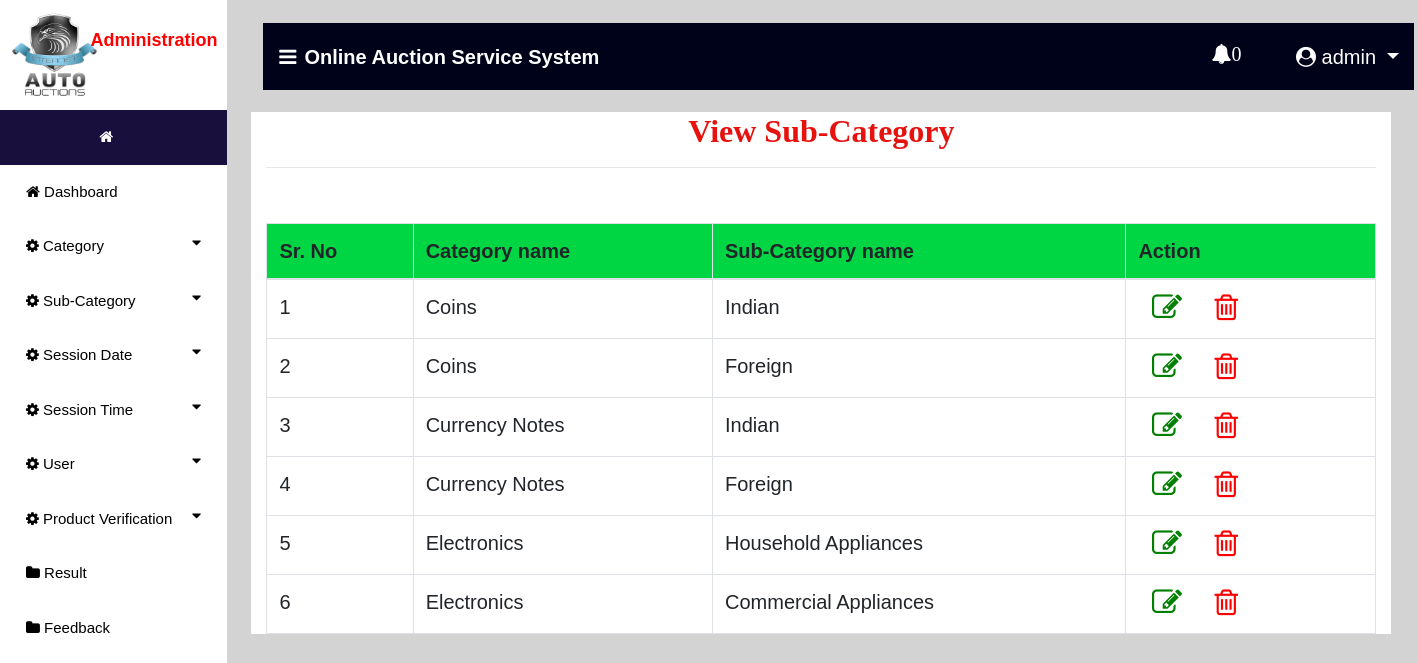
Screenshot of /view_subcategory (signed in) with the database file from the repository.
### auction/models.py (models this page shows, shortened)
class Sub_Category(models.Model):
    category = models.ForeignKey(Category,on_delete=models.CASCADE,null=True)
    name = models.CharField(max_length=100,null=True)

class Category(models.Model):
    name = models.CharField(max_length=100,null=True)

### auction/views.py (the view)
# urls.py: path('view_subcategory', view_subcategory, name='view_subcategory'),
def view_subcategory(request):
    if not request.user.is_staff:
        return redirect('login_user')
    new2 = new()
    count = 0
    if new2:
        count += 1
    user1 = User.objects.get(id=request.user.id)
    pro = ""
    try:
        pro = Bidder.objects.get(user=user1)
        if pro:
            error = "pat"
    except:
        pro = Auction_User.objects.get(user=user1)
    cat = Sub_Category.objects.all()
    d = {'error':error,'pro':pro,'data':pro,'cat':cat,'count':count,'new2':new2}
    return render(request,'view_subcategory.html',d)

### auction/views.py (called while the page is built)
def new():
    status = Status.objects.get(status="pending")
    new_pro = Product.objects.filter(status=status)
    return new_pro

### auction/templates/view_subcategory.html (shortened to what this page needs)
{% extends 'navigation3.html' %}
{% block body1 %}
 <div class="container" style="background:white">
<center><h2 style = "font-family : 'Monotype Corsiva' ; color : #E6120E ; font-weight : bold;margin-top:2%">View Sub-Category</h2></center><hr>
<table class="table table-bordered" id="myTable">
  <thead>
  <tr>
    <th>Sr. No</th>
    <th>Category name</th>
    <th>Sub-Category name</th>
    <th style="width:250px">Action</th>
  </tr>
  </thead>
   <tbody>
{% for i in cat %}
  <tr>
      <td>{{forloop.counter}}</td>
    <td>{{i.category.name}}</td>
    <td>{{i.name}}</td>
      <td><a href="{% url 'edit_subcategory' i.id %}"> <i style="font-size:30px;color:green;margin-left:6%" class="fa fa-edit"></i></a>
          <a href="{% url 'delete_subcategory' i.id %}">  <i style="font-size:30px;color:red;margin-left:12%" class="fa fa-trash-o" onclick="return confirm('Are you sure?')"></i></a></td>
  </tr>
   {% endfor %}
    </tbody>
</table>
 </div>
{% endblock %}

### auction/templates/navigation3.html (shortened to what this page needs)
{% extends 'navigation2.html' %}
{% block body %}
<nav class="navbar navbar-expand-lg navbar-light" style="margin-left:2%;margin-top:2%;width:99%;background-color:#00021a">
  <a class="navbar-brand" href="#" style="color:white;font-weight:bold"><i class="fa fa-bars" style="margin-right:8px"></i>Online Auction Service System</a>
  {% if request.user.is_staff %}
     <div class="collapse navbar-collapse nav justify-content-end" id="navbarNavDropdown">
      <li class="nav-item dropdown" style="margin-right:3%;color:white;margin-left:600px">
        <a class="nav-link dropdown" style="margin-left:5%;color:white" href="#" id="navbarDropdown" role="button" data-toggle="dropdown" aria-haspopup="true">
          <i class="fa fa-bell" style="top:0;padding-bottom:10px">{{count}}</i>
        </a>
        <hr>
      </li>
  </div>
     {% endif %}
  <div class="collapse navbar-collapse nav justify-content-end" id="navbarNavDropdown">
      <li class="nav-item dropdown" style="margin-right:3%;color:white">
        <a class="nav-link dropdown-toggle" style="color:white;margin-left:5%" href="#" id="navbarDropdown" role="button" data-toggle="dropdown" aria-haspopup="true" aria-expanded="false">
          <i class="fa fa-user-circle"></i> {{request.user.username}}
        </a>
      </li>
  </div>
 </nav>
{% block body1 %}
{% endblock %}
{% endblock %}

### auction/templates/navigation2.html (style rules this page uses)
thead { background:#00d644; }
body { font-family: "Lato", sans-serif; }
body { margin:0;font-family:Arial }
.dropdown { float:right; }

### rows the page displays
Sub_Category: category.name "Coins", name "Indian"
Sub_Category: category.name "Coins", name "Foreign"
Sub_Category: category.name "Currency Notes", name "Indian"
Sub_Category: category.name "Currency Notes", name "Foreign"
Sub_Category: category.name "Electronics", name "Household Appliances"
Sub_Category: category.name "Electronics", name "Commercial Appliances"

### other values shown
{{ count }} "0"
{{ request.user.username }} "admin"
